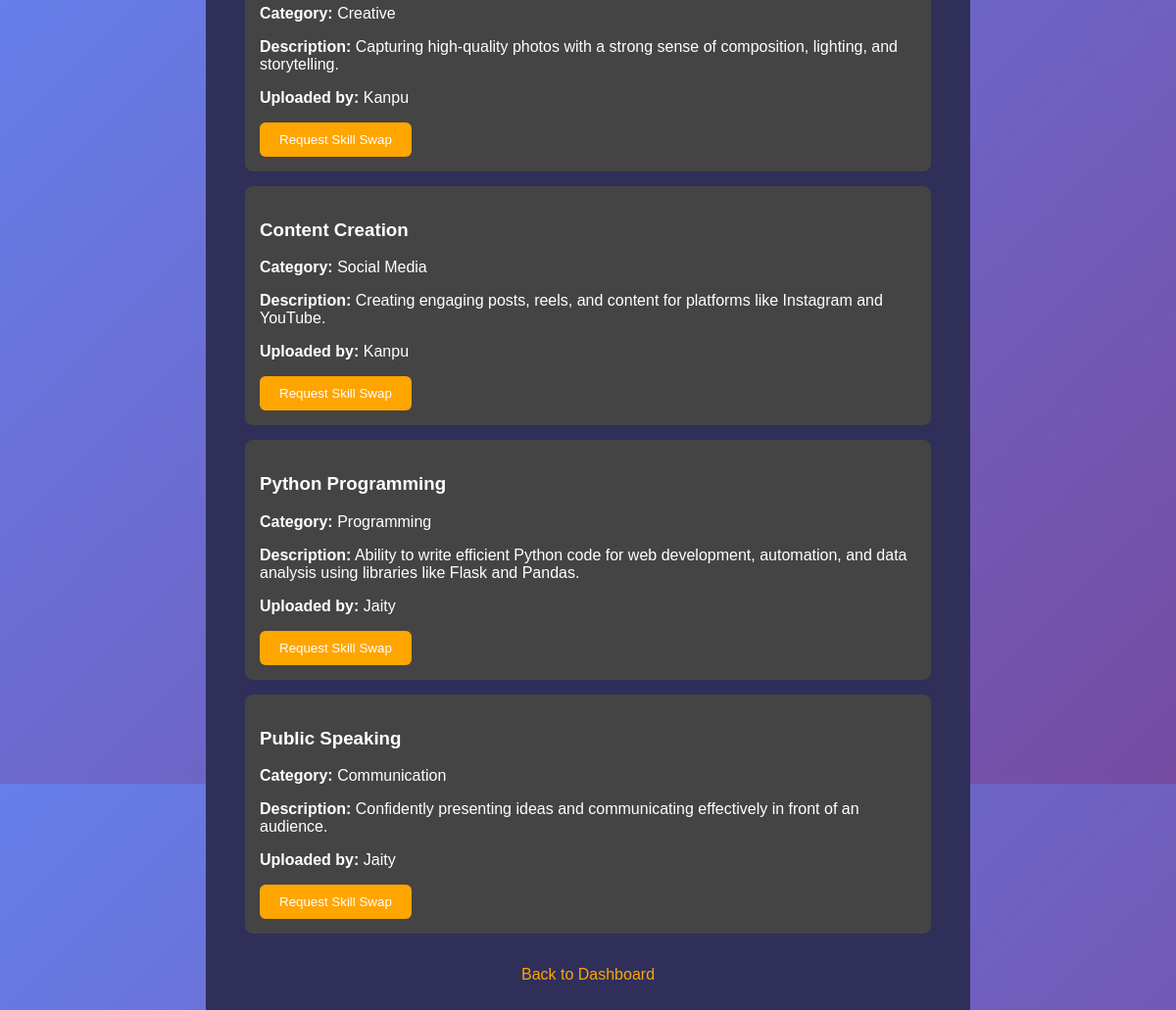
/explore, run on the app's committed database.
### app.py (models this page shows)
class Skill(db.Model):
    id = db.Column(db.Integer, primary_key=True)
    username = db.Column(db.String(100))
    skill = db.Column(db.String(100))
    category = db.Column(db.String(100))
    description = db.Column(db.String(1000))

### app.py (the view)
@app.route("/explore", methods=["GET","POST"])
def explore():
    if request.method == "POST":
        search = request.form["search"]
        skills = Skill.query.filter(
            Skill.skill.contains(search) |
            Skill.category.contains(search) |
            Skill.username.contains(search)
        ).all()
    else:
        skills = Skill.query.all()
    return render_template("explore.html", skills=skills)

### templates/explore.html (shortened to what this page needs)
<!DOCTYPE html>
<html>
<head>
</head>
<body>
<div class="container">
{% if skills %}
{% for skill in skills %}
<div class="skill-card">
<h3>{{skill.skill}}</h3>
<p><b>Category:</b> {{skill.category}}</p>
<p><b>Description:</b> {{skill.description}}</p>
<p><b>Uploaded by:</b> {{skill.username}}</p>
<a href="/request/{{skill.username}}/{{skill.skill}}">
<button>Request Skill Swap</button>
</a>
</div>
{% endfor %}
{% else %}
<p>No skills found.</p>
{% endif %}
<br>
<center>
<a href="/dashboard">Back to Dashboard</a>
</center>
</div>
</body>
</html>

### templates/explore.html (style rules this page uses)
body { font-family: Arial; background: linear-gradient(135deg,#667eea,#764ba2); height:100vh; margin:0; display:flex; justify-content:center; align-items:center; }
.container { background:#2f2f5a; padding:40px; border-radius:12px; width:700px; color:white; }
.skill-card { background:#444; padding:15px; border-radius:8px; margin-bottom:15px; }
button { padding:10px 20px; border:none; border-radius:6px; background:orange; color:white; cursor:pointer; }
a { color:orange; text-decoration:none; }

### data on the page
Skill: category "Creative", description "Capturing high-quality photos with a strong sense of composition, lighting, and storytelling.", username "Kanpu"
Skill: skill "Content Creation", category "Social Media", description "Creating engaging posts, reels, and content for platforms like Instagram and YouTube.", username "Kanpu"
Skill: skill "Python Programming", category "Programming", description "Ability to write efficient Python code for web development, automation, and data analysis using libraries like Flask and Pandas.", username "Jaity"
Skill: skill "Public Speaking", category "Communication", description "Confidently presenting ideas and communicating effectively in front of an audience.", username "Jaity"
